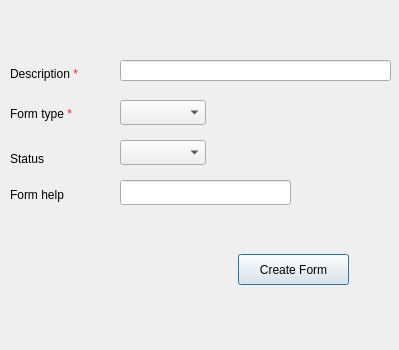
<?xml version="1.0" encoding="UTF-8"?>
<ui version="4.0">
 <class>Dialog</class>
 <widget class="QDialog" name="Dialog">
  <property name="geometry">
   <rect>
    <x>0</x>
    <y>0</y>
    <width>399</width>
    <height>350</height>
   </rect>
  </property>
  <property name="minimumSize">
   <size>
    <width>399</width>
    <height>350</height>
   </size>
  </property>
  <property name="maximumSize">
   <size>
    <width>399</width>
    <height>350</height>
   </size>
  </property>
  <property name="windowTitle">
   <string>Form</string>
  </property>
  <widget class="QComboBox" name="CMB_formStatus">
   <property name="geometry">
    <rect>
     <x>120</x>
     <y>140</y>
     <width>86</width>
     <height>25</height>
    </rect>
   </property>
  </widget>
  <widget class="QPushButton" name="BTN_createForm">
   <property name="geometry">
    <rect>
     <x>238</x>
     <y>254</y>
     <width>111</width>
     <height>31</height>
    </rect>
   </property>
   <property name="font">
    <font>
     <pointsize>9</pointsize>
    </font>
   </property>
   <property name="text">
    <string>Create Form</string>
   </property>
  </widget>
  <widget class="QLabel" name="label_3">
   <property name="geometry">
    <rect>
     <x>10</x>
     <y>60</y>
     <width>99</width>
     <height>29</height>
    </rect>
   </property>
   <property name="text">
    <string>&lt;html&gt;&lt;head/&gt;&lt;body&gt;&lt;p&gt;Description &lt;span style=&quot; color:#ef2929;&quot;&gt;*&lt;/span&gt;&lt;/p&gt;&lt;/body&gt;&lt;/html&gt;</string>
   </property>
  </widget>
  <widget class="QLabel" name="label">
   <property name="geometry">
    <rect>
     <x>10</x>
     <y>150</y>
     <width>67</width>
     <height>17</height>
    </rect>
   </property>
   <property name="text">
    <string>Status</string>
   </property>
  </widget>
  <widget class="QLineEdit" name="LE_desc">
   <property name="geometry">
    <rect>
     <x>120</x>
     <y>60</y>
     <width>271</width>
     <height>21</height>
    </rect>
   </property>
  </widget>
  <widget class="QLabel" name="label_7">
   <property name="geometry">
    <rect>
     <x>10</x>
     <y>100</y>
     <width>99</width>
     <height>29</height>
    </rect>
   </property>
   <property name="text">
    <string>&lt;html&gt;&lt;head/&gt;&lt;body&gt;&lt;p&gt;Form type&lt;span style=&quot; color:#ef2929;&quot;&gt;
                    *&lt;/span&gt;&lt;/p&gt;&lt;/body&gt;&lt;/html&gt;
                </string>
   </property>
  </widget>
  <widget class="QLineEdit" name="LE_help">
   <property name="geometry">
    <rect>
     <x>120</x>
     <y>180</y>
     <width>171</width>
     <height>25</height>
    </rect>
   </property>
   <property name="placeholderText">
    <string/>
   </property>
  </widget>
  <widget class="QLabel" name="label_8">
   <property name="geometry">
    <rect>
     <x>10</x>
     <y>180</y>
     <width>99</width>
     <height>29</height>
    </rect>
   </property>
   <property name="text">
    <string>Form help</string>
   </property>
  </widget>
  <widget class="QComboBox" name="CMB_formType">
   <property name="geometry">
    <rect>
     <x>120</x>
     <y>100</y>
     <width>86</width>
     <height>25</height>
    </rect>
   </property>
  </widget>
 </widget>
 <resources/>
 <connections/>
</ui>
